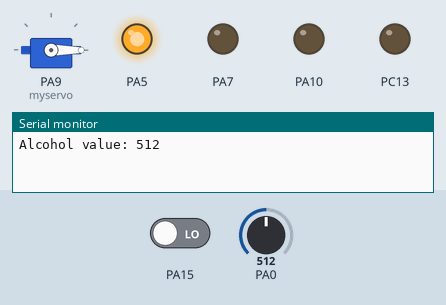
Bench run of a sketch on a simulated STM32 Blue Pill. Shown: servo, output pins drawn as LEDs (lit = HIGH), the last lines printed to the serial monitor. The test bench sets the inputs (shaded band); at power-on: PA0 = 512, PA15 LOW.

Above: at 0.05 s.
At 1.2 s:
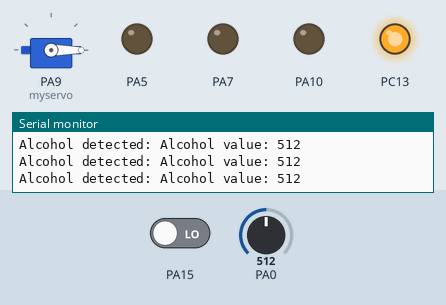
1.3 s: PA0 set to 105
2.8 s: PA0 set to 91
Timing chart, 0 to 5.8 s (numbered marks = the images above; inputs shaded):
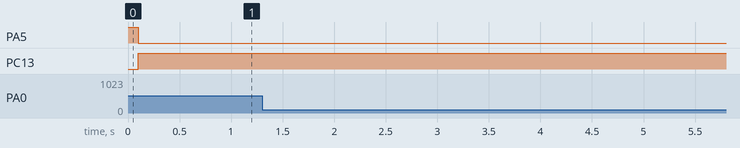

The sketch:

al_det.ino
```cpp
/* Connections:
 *  Orange wire of servo: PA9 (indicates the car has started or not)
 *  green LED: PA5 (indicates the car can start)
 *  Red LED: PC13 (indicates the driver is drunk)
 *  Alcohol Sensor input: PA0
 */


#include <Servo.h>
int value;
int thresh=100;
Servo myservo;
void setup() {
Serial.begin(115200);
pinMode(PC13, OUTPUT);
pinMode(PA10, OUTPUT);
pinMode(PA7, OUTPUT);
pinMode(PA5, OUTPUT);
pinMode(PB10, INPUT);
digitalWrite(PA5, HIGH);
digitalWrite(PC13, LOW);
digitalWrite(PB1,HIGH);
myservo.attach(9);
myservo.write(0);
}

void loop(){
  value= analogRead(PA0);
  Serial.print("Alcohol value: ");
  Serial.println(value);
  delay(100);
  if(value > thresh) {
    Serial.print("Alcohol detected: ");
    digitalWrite(PC13, HIGH);
    digitalWrite(PA5, LOW);
    myservo.write(0);
    delay(15);
  }

  else if(digitalRead(PA15) == LOW) {
    Serial.print("Car started... ");
    if(!digitalRead(PC13)) {
      digitalWrite(PA5, HIGH);
      myservo.write(45);
      delay(15);
    }
  }
}
```
